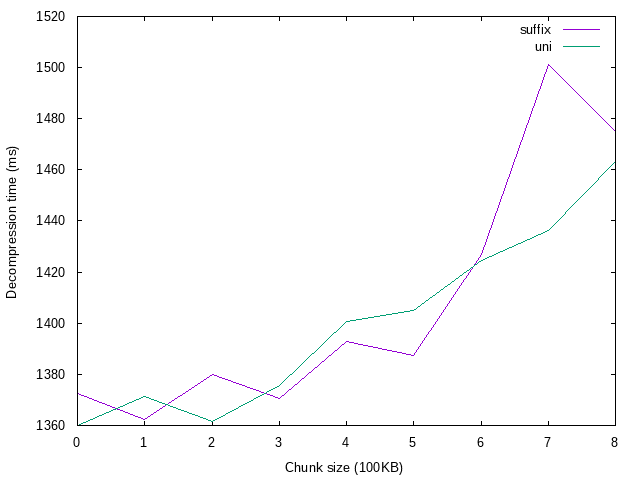

Reproduce this figure in gnuplot.
set terminal png size 640,480 enhanced font "Helvetica,10"
set output 'plots/rfc_decomp.png'
set xtics 1
set xlabel "Chunk size (100KB)"
set ylabel "Decompression time (ms)"
plot "plots/rfc_decomp.data" using 1:10 title 'suffix' with lines, \
     "plots/rfc_decomp.data" using 1:19 title 'uni' with lines
